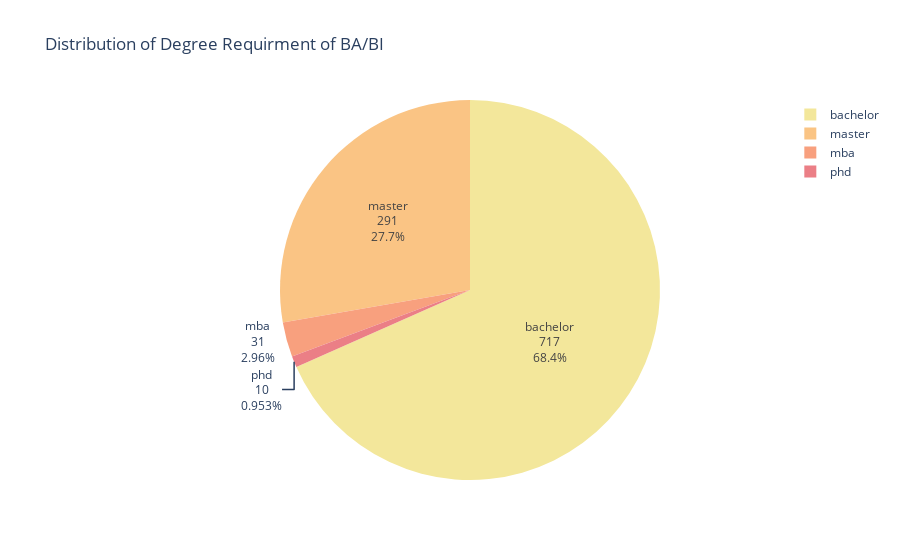

The cell this chart's notebook holds for it:
### Code cell
fig = px.pie(BusinessDegree, values='Counts', names='Degree',title='Distribution of Degree Requirment of BA/BI',
             hover_name='Degree',color_discrete_sequence=px.colors.sequential.Sunset)
fig.update_traces(textinfo='label+value+percent')
fig.show()

### Figure 1 — Plotly figure (JSON) as saved in the notebook; plotly's stock layout.template omitted (floating-point values rounded to 4 significant figures)
{"data": [{"domain": {"x": [0, 1], "y": [0, 1]}, "hoverlabel": {"namelength": 0}, "hovertemplate": "<b>%{hovertext}</b><br><br>Degree=%{label}<br>Counts=%{value}", "hovertext": ["bachelor", "master", "mba", "phd"], "labels": ["bachelor", "master", "mba", "phd"], "legendgroup": "", "name": "", "showlegend": true, "textinfo": "label+value+percent", "type": "pie", "values": [717, 291, 31, 10]}], "layout": {"legend": {"tracegroupgap": 0}, "piecolorway": ["rgb(243, 231, 155)", "rgb(250, 196, 132)", "rgb(248, 160, 126)", "rgb(235, 127, 134)", "rgb(206, 102, 147)", "rgb(160, 89, 160)", "rgb(92, 83, 165)"], "title": {"text": "Distribution of Degree Requirment of BA/BI"}}}
